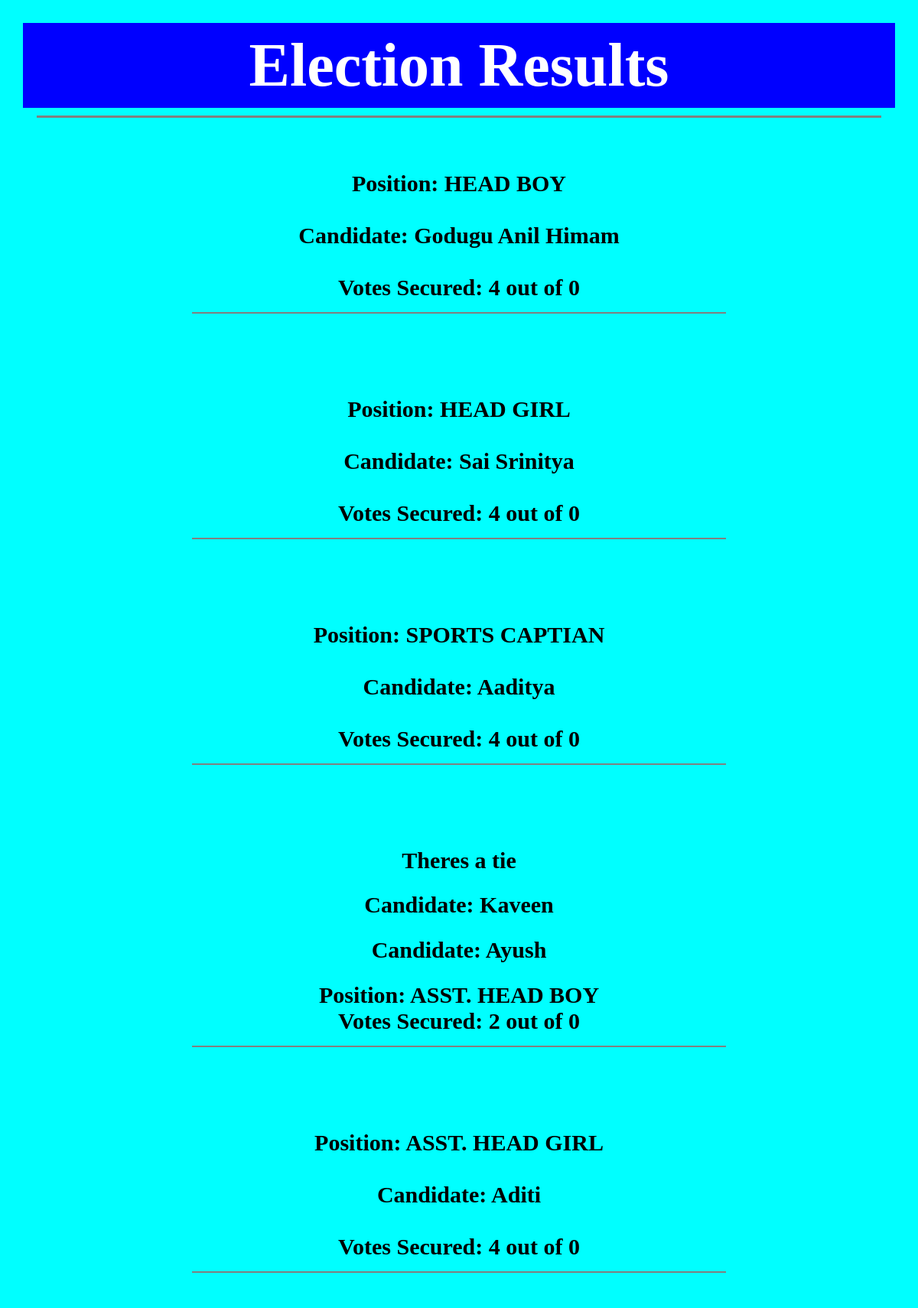
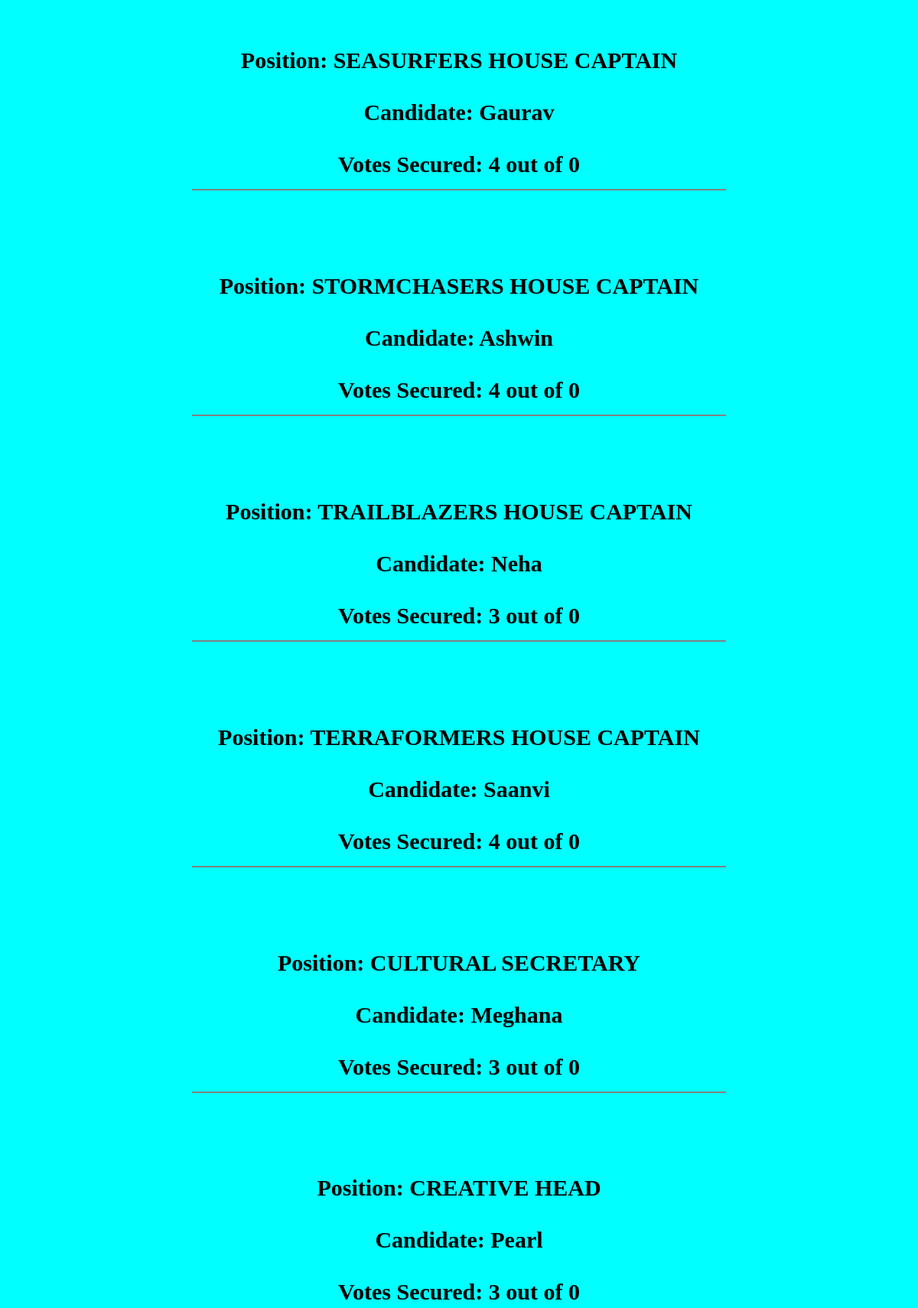
The page /result (upper part) on the database its author committed (2 pictures, top to bottom).
### tables this page shows
CREATE TABLE nominees(
id integer primary key,
name varchar(255) not null,
position varchar(255) not null,
votes integer not null);

### project/application.py (the view)
@app.route("/result")
def result():
    winners = []
    for i in pos:
        votes = db.execute("select max(votes) as votes from nominees where position == ?", i)[0]["votes"]
        name = db.execute("select name from nominees where votes == ? and position == ?", votes, i)
        if len(name) != 1:
            ls = [i["name"] for i in name]
            winners.append({"name": ls, "position": i, "votes": votes, "len": len(name)})
        else:
            winners.append({"name": name[0]["name"], "position": i, "votes": votes, "len": len(name)})
    return render_template("result.html", winners = winners, cVoters = cVoters)

### project/templates/result.html (shortened to what this page needs)
{% extends "layout.html" %}
{% block head %}
    Election Results
{% endblock %}
{% block body %}
    <p>
        <center>
            {% for i in winners: %}
                {% if i["len"] != 1 %}
                    <h2 class = "normText"> Theres a tie </h2>
                    {% for j in range(i["len"]): %}
                        <h2 class = "normText">Candidate: {{ i["name"][j] }}</h2>
                    {% endfor %}
                    <h2 class = "normText">
                        Position: {{ i["position"] }}<br>
                        Votes Secured: {{ i["votes"] }} out of {{ cVoters }}<br>
                        <hr width = 60% size = 2 noshade>
                        <br><br>
                    </h2>
                {% else %}
                    <h2 class = "normText">
                        Position: {{ i["position"] }}<br><br>
                        Candidate: {{ i["name"] }}<br><br>
                        Votes Secured: {{ i["votes"] }} out of {{ cVoters }}<br>
                        <hr width = 60% size = 2 noshade>
                        <br><br>
                    </h2>
                {% endif %}
            {% endfor %}
            <br><br>
        </center><br><br>
    </p>
{% endblock %}

### project/static/styles.css (style rules this page uses)
body { background-color: cyan; border: 50px; padding: 10px; margin: 10px; }
.normText { font-size: 30px; font-family: "rockwell"; }

### rows shown on the page
nominees: position "HEAD BOY", name "Godugu Anil Himam", votes "4", cVoters "0"
nominees: position "HEAD GIRL", name "Sai Srinitya", votes "4", cVoters "0"
nominees: position "SPORTS CAPTIAN", name "Aaditya", votes "4", cVoters "0"
nominees: name "Kaveen"
nominees: name "Ayush"
nominees: position "ASST. HEAD GIRL", name "Aditi", votes "4", cVoters "0"
nominees: position "SEASURFERS HOUSE CAPTAIN", name "Gaurav", votes "4", cVoters "0"
nominees: position "STORMCHASERS HOUSE CAPTAIN", name "Ashwin", votes "4", cVoters "0"
nominees: position "TRAILBLAZERS HOUSE CAPTAIN", name "Neha", votes "3", cVoters "0"
nominees: position "TERRAFORMERS HOUSE CAPTAIN", name "Saanvi", votes "4", cVoters "0"
nominees: position "CULTURAL SECRETARY", name "Meghana", votes "3", cVoters "0"
nominees: position "CREATIVE HEAD", name "Pearl", votes "3", cVoters "0"

### other values the page prints
{{ i["position"] }} "ASST. HEAD BOY"
{{ i["votes"] }} "2"
{{ cVoters }} "0"
